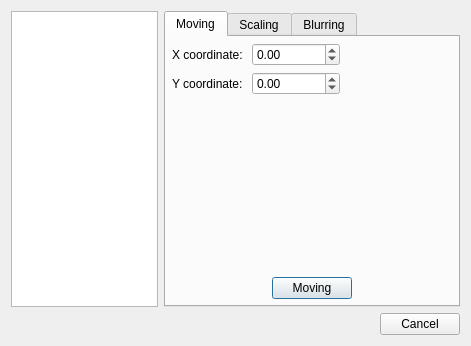
<?xml version="1.0" encoding="UTF-8"?>
<ui version="4.0">
 <class>Dialog</class>
 <widget class="QDialog" name="Dialog">
  <property name="geometry">
   <rect>
    <x>0</x>
    <y>0</y>
    <width>471</width>
    <height>346</height>
   </rect>
  </property>
  <property name="minimumSize">
   <size>
    <width>471</width>
    <height>346</height>
   </size>
  </property>
  <property name="maximumSize">
   <size>
    <width>471</width>
    <height>346</height>
   </size>
  </property>
  <property name="windowTitle">
   <string>Process ...</string>
  </property>
  <property name="windowIcon">
   <iconset resource="../../../icons.qrc">
    <normaloff>:/icons/bezier.png</normaloff>:/icons/bezier.png</iconset>
  </property>
  <property name="modal">
   <bool>true</bool>
  </property>
  <layout class="QVBoxLayout" name="verticalLayout">
   <item>
    <layout class="QHBoxLayout" name="horizontalLayout_5">
     <item>
      <widget class="QListWidget" name="Point_list"/>
     </item>
     <item>
      <widget class="QTabWidget" name="tabWidget">
       <property name="currentIndex">
        <number>0</number>
       </property>
       <widget class="QWidget" name="moving">
        <attribute name="title">
         <string>Moving</string>
        </attribute>
        <layout class="QVBoxLayout" name="verticalLayout_2">
         <property name="leftMargin">
          <number>6</number>
         </property>
         <property name="topMargin">
          <number>6</number>
         </property>
         <property name="rightMargin">
          <number>6</number>
         </property>
         <property name="bottomMargin">
          <number>6</number>
         </property>
         <item>
          <layout class="QGridLayout" name="gridLayout">
           <item row="0" column="0">
            <widget class="QLabel" name="label">
             <property name="text">
              <string>X coordinate: </string>
             </property>
            </widget>
           </item>
           <item row="0" column="2">
            <spacer name="horizontalSpacer_2">
             <property name="orientation">
              <enum>Qt::Horizontal</enum>
             </property>
             <property name="sizeHint" stdset="0">
              <size>
               <width>40</width>
               <height>20</height>
              </size>
             </property>
            </spacer>
           </item>
           <item row="1" column="0">
            <widget class="QLabel" name="label_2">
             <property name="text">
              <string>Y coordinate: </string>
             </property>
            </widget>
           </item>
           <item row="1" column="1">
            <widget class="QDoubleSpinBox" name="moving_y_coordinate">
             <property name="minimum">
              <double>-1000000.000000000000000</double>
             </property>
             <property name="maximum">
              <double>1000000.000000000000000</double>
             </property>
            </widget>
           </item>
           <item row="1" column="2">
            <spacer name="horizontalSpacer_3">
             <property name="orientation">
              <enum>Qt::Horizontal</enum>
             </property>
             <property name="sizeHint" stdset="0">
              <size>
               <width>40</width>
               <height>20</height>
              </size>
             </property>
            </spacer>
           </item>
           <item row="0" column="1">
            <widget class="QDoubleSpinBox" name="moving_x_coordinate">
             <property name="minimum">
              <double>-1000000.000000000000000</double>
             </property>
             <property name="maximum">
              <double>1000000.000000000000000</double>
             </property>
            </widget>
           </item>
          </layout>
         </item>
         <item>
          <spacer name="verticalSpacer">
           <property name="orientation">
            <enum>Qt::Vertical</enum>
           </property>
           <property name="sizeHint" stdset="0">
            <size>
             <width>20</width>
             <height>99</height>
            </size>
           </property>
          </spacer>
         </item>
         <item>
          <layout class="QHBoxLayout" name="horizontalLayout_3">
           <item>
            <spacer name="horizontalSpacer_7">
             <property name="orientation">
              <enum>Qt::Horizontal</enum>
             </property>
             <property name="sizeHint" stdset="0">
              <size>
               <width>40</width>
               <height>20</height>
              </size>
             </property>
            </spacer>
           </item>
           <item>
            <widget class="QPushButton" name="movingButton">
             <property name="text">
              <string>Moving</string>
             </property>
             <property name="default">
              <bool>true</bool>
             </property>
            </widget>
           </item>
           <item>
            <spacer name="horizontalSpacer_9">
             <property name="orientation">
              <enum>Qt::Horizontal</enum>
             </property>
             <property name="sizeHint" stdset="0">
              <size>
               <width>40</width>
               <height>20</height>
              </size>
             </property>
            </spacer>
           </item>
          </layout>
         </item>
        </layout>
       </widget>
       <widget class="QWidget" name="scaling">
        <attribute name="title">
         <string>Scaling</string>
        </attribute>
        <layout class="QVBoxLayout" name="verticalLayout_3">
         <property name="leftMargin">
          <number>6</number>
         </property>
         <property name="topMargin">
          <number>6</number>
         </property>
         <property name="rightMargin">
          <number>6</number>
         </property>
         <property name="bottomMargin">
          <number>6</number>
         </property>
         <item>
          <layout class="QGridLayout" name="gridLayout_2">
           <item row="0" column="2">
            <spacer name="horizontalSpacer_4">
             <property name="orientation">
              <enum>Qt::Horizontal</enum>
             </property>
             <property name="sizeHint" stdset="0">
              <size>
               <width>40</width>
               <height>20</height>
              </size>
             </property>
            </spacer>
           </item>
           <item row="0" column="1">
            <widget class="QDoubleSpinBox" name="scaling_h">
             <property name="minimum">
              <double>1.000000000000000</double>
             </property>
             <property name="maximum">
              <double>10000.000000000000000</double>
             </property>
            </widget>
           </item>
           <item row="0" column="0">
            <widget class="QLabel" name="label_3">
             <property name="text">
              <string>Horizontal: </string>
             </property>
            </widget>
           </item>
           <item row="1" column="0">
            <widget class="QLabel" name="label_4">
             <property name="text">
              <string>Vertical: </string>
             </property>
            </widget>
           </item>
           <item row="1" column="2">
            <spacer name="horizontalSpacer_5">
             <property name="orientation">
              <enum>Qt::Horizontal</enum>
             </property>
             <property name="sizeHint" stdset="0">
              <size>
               <width>40</width>
               <height>20</height>
              </size>
             </property>
            </spacer>
           </item>
           <item row="1" column="1">
            <widget class="QDoubleSpinBox" name="scaling_v">
             <property name="minimum">
              <double>1.000000000000000</double>
             </property>
             <property name="maximum">
              <double>10000.000000000000000</double>
             </property>
            </widget>
           </item>
          </layout>
         </item>
         <item>
          <widget class="Line" name="line">
           <property name="orientation">
            <enum>Qt::Horizontal</enum>
           </property>
          </widget>
         </item>
         <item>
          <layout class="QHBoxLayout" name="horizontalLayout_2">
           <item>
            <widget class="QLabel" name="label_5">
             <property name="text">
              <string>Reference point: </string>
             </property>
            </widget>
           </item>
           <item>
            <widget class="QDoubleSpinBox" name="scaling_rx">
             <property name="minimum">
              <double>-1000000.000000000000000</double>
             </property>
             <property name="maximum">
              <double>1000000.000000000000000</double>
             </property>
            </widget>
           </item>
           <item>
            <widget class="QDoubleSpinBox" name="scaling_ry">
             <property name="minimum">
              <double>-1000000.000000000000000</double>
             </property>
             <property name="maximum">
              <double>1000000.000000000000000</double>
             </property>
            </widget>
           </item>
           <item>
            <spacer name="horizontalSpacer_6">
             <property name="orientation">
              <enum>Qt::Horizontal</enum>
             </property>
             <property name="sizeHint" stdset="0">
              <size>
               <width>40</width>
               <height>20</height>
              </size>
             </property>
            </spacer>
           </item>
          </layout>
         </item>
         <item>
          <spacer name="verticalSpacer_2">
           <property name="orientation">
            <enum>Qt::Vertical</enum>
           </property>
           <property name="sizeHint" stdset="0">
            <size>
             <width>20</width>
             <height>52</height>
            </size>
           </property>
          </spacer>
         </item>
         <item>
          <layout class="QHBoxLayout" name="horizontalLayout_4">
           <item>
            <spacer name="horizontalSpacer_8">
             <property name="orientation">
              <enum>Qt::Horizontal</enum>
             </property>
             <property name="sizeHint" stdset="0">
              <size>
               <width>40</width>
               <height>20</height>
              </size>
             </property>
            </spacer>
           </item>
           <item>
            <widget class="QPushButton" name="scalingButton">
             <property name="text">
              <string>Scaling</string>
             </property>
             <property name="default">
              <bool>true</bool>
             </property>
            </widget>
           </item>
           <item>
            <spacer name="horizontalSpacer_10">
             <property name="orientation">
              <enum>Qt::Horizontal</enum>
             </property>
             <property name="sizeHint" stdset="0">
              <size>
               <width>40</width>
               <height>20</height>
              </size>
             </property>
            </spacer>
           </item>
          </layout>
         </item>
        </layout>
       </widget>
       <widget class="QWidget" name="blurring">
        <attribute name="title">
         <string>Blurring</string>
        </attribute>
        <layout class="QVBoxLayout" name="verticalLayout_4">
         <item>
          <layout class="QHBoxLayout" name="horizontalLayout_7">
           <item>
            <widget class="QLabel" name="label_7">
             <property name="text">
              <string>The number of points: </string>
             </property>
            </widget>
           </item>
           <item>
            <widget class="QLabel" name="label_8">
             <property name="text">
              <string>0</string>
             </property>
            </widget>
           </item>
           <item>
            <spacer name="horizontalSpacer_12">
             <property name="orientation">
              <enum>Qt::Horizontal</enum>
             </property>
             <property name="sizeHint" stdset="0">
              <size>
               <width>40</width>
               <height>20</height>
              </size>
             </property>
            </spacer>
           </item>
          </layout>
         </item>
         <item>
          <layout class="QHBoxLayout" name="horizontalLayout_6">
           <item>
            <widget class="QLabel" name="label_6">
             <property name="text">
              <string>Reduced to: </string>
             </property>
            </widget>
           </item>
           <item>
            <widget class="QSpinBox" name="spinBox"/>
           </item>
           <item>
            <spacer name="horizontalSpacer_11">
             <property name="orientation">
              <enum>Qt::Horizontal</enum>
             </property>
             <property name="sizeHint" stdset="0">
              <size>
               <width>40</width>
               <height>20</height>
              </size>
             </property>
            </spacer>
           </item>
          </layout>
         </item>
         <item>
          <spacer name="verticalSpacer_3">
           <property name="orientation">
            <enum>Qt::Vertical</enum>
           </property>
           <property name="sizeHint" stdset="0">
            <size>
             <width>20</width>
             <height>40</height>
            </size>
           </property>
          </spacer>
         </item>
        </layout>
       </widget>
      </widget>
     </item>
    </layout>
   </item>
   <item>
    <layout class="QHBoxLayout" name="horizontalLayout">
     <item>
      <spacer name="horizontalSpacer">
       <property name="orientation">
        <enum>Qt::Horizontal</enum>
       </property>
       <property name="sizeHint" stdset="0">
        <size>
         <width>40</width>
         <height>20</height>
        </size>
       </property>
      </spacer>
     </item>
     <item>
      <widget class="QDialogButtonBox" name="buttonBox">
       <property name="sizePolicy">
        <sizepolicy hsizetype="Fixed" vsizetype="Fixed">
         <horstretch>0</horstretch>
         <verstretch>0</verstretch>
        </sizepolicy>
       </property>
       <property name="standardButtons">
        <set>QDialogButtonBox::Cancel</set>
       </property>
      </widget>
     </item>
    </layout>
   </item>
  </layout>
 </widget>
 <resources>
  <include location="../../../icons.qrc"/>
 </resources>
 <connections>
  <connection>
   <sender>buttonBox</sender>
   <signal>rejected()</signal>
   <receiver>Dialog</receiver>
   <slot>reject()</slot>
   <hints>
    <hint type="sourcelabel">
     <x>59</x>
     <y>24</y>
    </hint>
    <hint type="destinationlabel">
     <x>169</x>
     <y>154</y>
    </hint>
   </hints>
  </connection>
  <connection>
   <sender>movingButton</sender>
   <signal>clicked()</signal>
   <receiver>Dialog</receiver>
   <slot>accept()</slot>
   <hints>
    <hint type="sourcelabel">
     <x>169</x>
     <y>242</y>
    </hint>
    <hint type="destinationlabel">
     <x>169</x>
     <y>154</y>
    </hint>
   </hints>
  </connection>
  <connection>
   <sender>scalingButton</sender>
   <signal>clicked()</signal>
   <receiver>Dialog</receiver>
   <slot>accept()</slot>
   <hints>
    <hint type="sourcelabel">
     <x>169</x>
     <y>242</y>
    </hint>
    <hint type="destinationlabel">
     <x>169</x>
     <y>154</y>
    </hint>
   </hints>
  </connection>
 </connections>
</ui>
